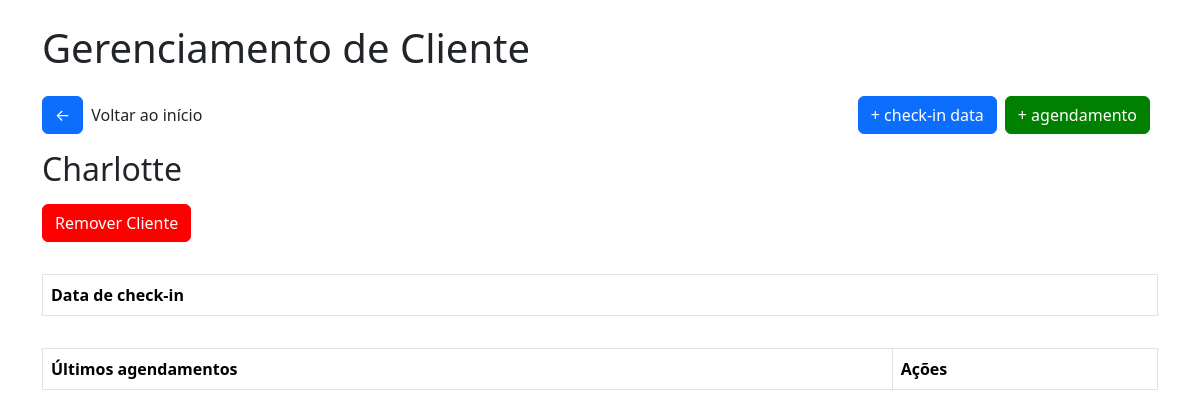
/clientelimpeza/2, run on an earlier commit of the app's database.
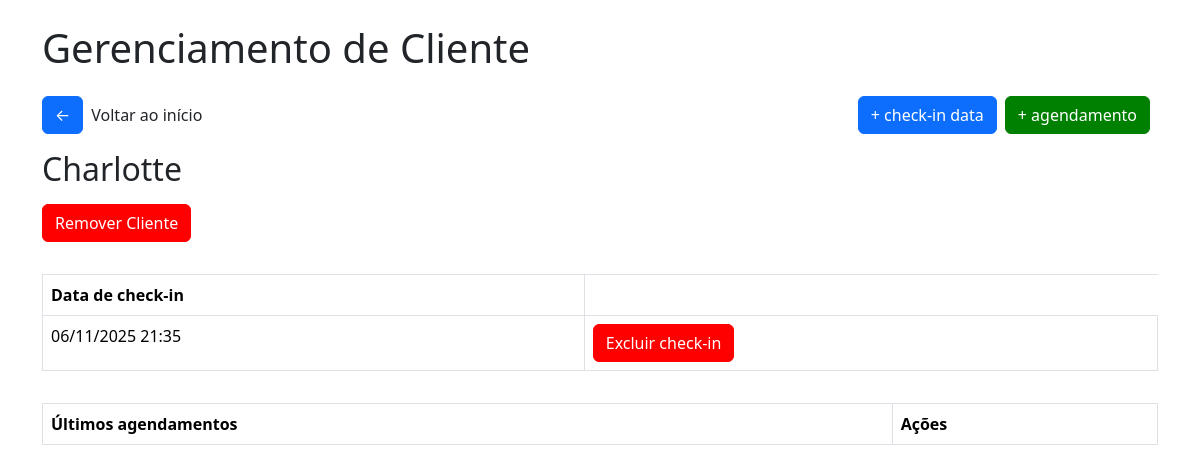
And on a later commit of the database.
### tables this page shows
CREATE TABLE checkin_limpeza (
        id INTEGER PRIMARY KEY AUTOINCREMENT,
        cliente_id INTEGER,
        data DATETIME,
        FOREIGN KEY(cliente_id) REFERENCES clientes(id)
    );

### app/views/limpeza.py (the view)
@app.route('/clientelimpeza/<int:cliente_id>')
def cliente_limpeza(cliente_id):
    conn = get_db_connection()
    cliente = conn.execute("SELECT * FROM cliente_limpeza WHERE id = ?", (cliente_id,)).fetchone()
    checkins = conn.execute("SELECT * FROM checkin_limpeza WHERE cliente_id = ? ORDER BY data ASC", (cliente_id,))
    agendamentos = conn.execute("SELECT * FROM historico_agendamento_limpeza WHERE cliente_id = ? ORDER BY data ASC", (cliente_id,))
    return render_template('limpeza/cliente_limpeza.html', cliente=cliente, checkins=checkins, agendamentos=agendamentos)

### app/model/model.py (called while the page is built)
def get_db_connection():
    conn = sqlite3.connect('checkins.db')
    conn.row_factory = sqlite3.Row
    return conn

### app/templates/limpeza/cliente_limpeza.html (shortened to what this page needs)
<!DOCTYPE html>
<html lang="pt-br">
<head>
    <link href="https://cdn.jsdelivr.net/npm/bootstrap@5.3.2/dist/css/bootstrap.min.css" rel="stylesheet">
    <link rel="stylesheet" href="{{url_for('static', filename='css/style.css')}}">
    <link rel="stylesheet" href="{{url_for('static', filename='css/modal.css')}}">
</head>
<body>
    <div class="container">
        <h1 class="mb-4">
            Gerenciamento de Cliente
        </h1>
        <div class="box-btn-home">
            <div class="box"><a href="/limpeza" class="btn btn-primary btn-home">&#x2190</a>
            <p>Voltar ao início</p></div>
            <div class="box">
                <a href="/adcheckindatalimpeza/{{cliente.id}}" class="btn btn-primary btn-home">+ check-in data</a>
                <a href="/adicionaragendamentolimpeza/{{cliente.id}}" class="btn btn-primary btn-home green">+ agendamento</a>
            </div>
        </div>
        <h2 class="mb-3">
            {{cliente.nome}}
        </h2>
        <button class="btn btn-primary btn-remover" id="openModal">Remover Cliente</button>
        <table class="table table-bordered table-checkin">
            <thead>
                <tr>
                <th>Data de check-in</th>
                </tr>
            </thead>
            <tbody>
                {% for checkin in checkins %}
                <tr>
                <td>{{ checkin.data }}</td>
                <td><a href="/excluircheckinlimpeza/{{checkin.id}}" class="btn btn-primary btn-remover excludecheckin">Excluir check-in</a></td>
                </tr>
                {% endfor %}
            </tbody>
        </table>
        <table class="table table-bordered table-checkin">
            <thead>
                <tr>
                <th>Últimos agendamentos</th>
                <th>Ações</th>
                </tr>
            </thead>
        </table>
</body>
</html>

What changed in the data, as far as the page shows it:
added checkin_limpeza: data "06/11/2025 21:35"
